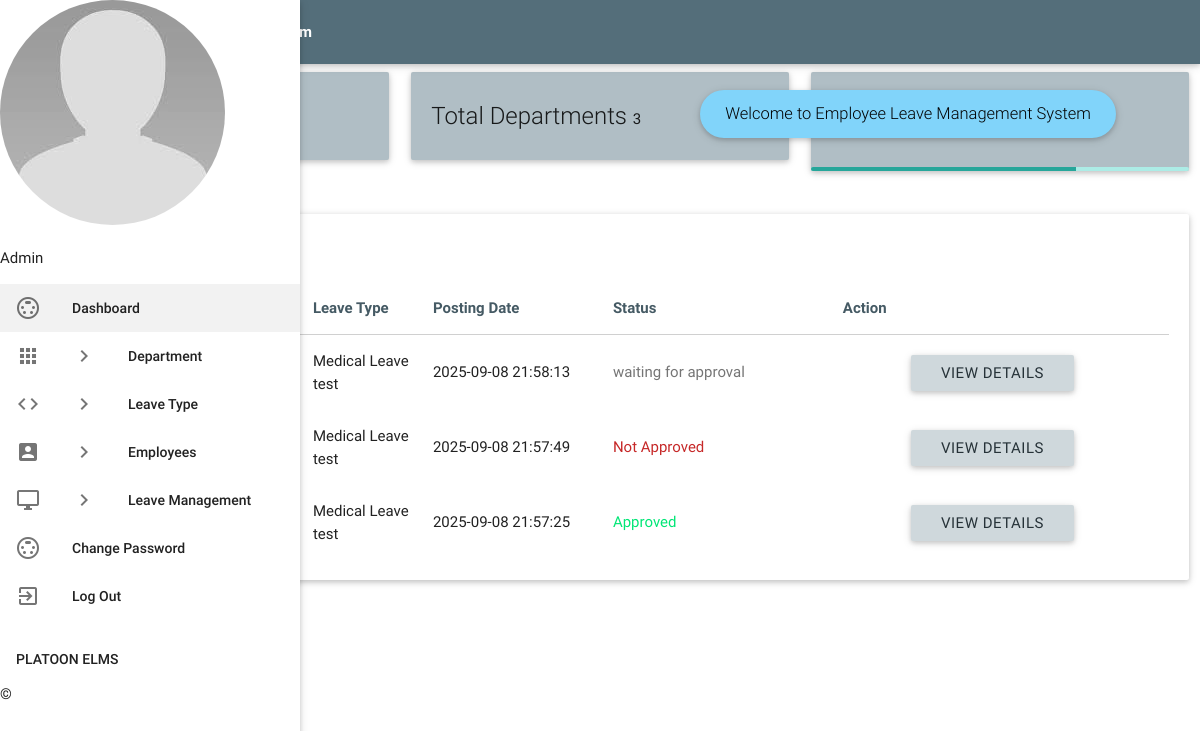
Screenshot of /admin/dashboard.php (signed in) with the database file from the repository.
### tables this page shows
CREATE TABLE `tblleaves` (
  `id` int NOT NULL,
  `LeaveType` varchar(110) NOT NULL,
  `ToDate` varchar(120) NOT NULL,
  `FromDate` varchar(120) NOT NULL,
  `Description` mediumtext NOT NULL,
  `PostingDate` timestamp NOT NULL DEFAULT CURRENT_TIMESTAMP,
  `AdminRemark` mediumtext,
  `AdminRemarkDate` varchar(120) DEFAULT NULL,
  `Status` int NOT NULL,
  `IsRead` int NOT NULL,
  `empid` int DEFAULT NULL
);

### admin/dashboard.php (the view, shortened to what this page needs)
<?php
include('includes/config.php');
if(strlen($_SESSION['alogin'])==0)
    {
header('location:index.php');
}
else{
?>
<!DOCTYPE html>
<html lang="en">
    <head>
        <link type="text/css" rel="stylesheet" href="../assets/plugins/materialize/css/materialize.min.css"/>
        <link type="text/css" rel="stylesheet" href="../assets/plugins/materialize/css/materialize.css"/>
        <link href="../assets/plugins/metrojs/MetroJs.min.css" rel="stylesheet">
        <link href="../assets/plugins/weather-icons-master/css/weather-icons.min.css" rel="stylesheet">
        <link href="../assets/css/alpha.min.css" rel="stylesheet" type="text/css"/>
        <link href="../assets/css/style.css" rel="stylesheet" type="text/css"/>
    </head>
    <body>
           <?php include('includes/header.php');?>
       <?php include('includes/sidebar.php');?>
            <main class="mn-inner mt-5">
                <div class="">
                    <div class="row no-m-t no-m-b">
                    <div class="col s12 m12 col-md-4 l4">
                        <div class="card stats-card border-0 shadow blue-grey lighten-3 ">
                            <div class="card-content">
                                <span class="card-title text-white">Totle Regd Employee</span>
                                <span class="stats-counter text-white">
<?php
$sql = "SELECT id from tblemployees";
$query = $dbh -> prepare($sql);
$query->execute();
$empcount=$query->rowCount();
?>
                                    <span class="counter"><?php echo htmlentities($empcount);?></span></span>
                            </div>
                        </div>
                    </div>
                        <div class="col s12 m12 col-md-4 l4">
                        <div class="card stats-card border-0 shadow blue-grey lighten-3">
                            <div class="card-content">
                                <span class="card-title text-white">Total Departments </span>
                                <?php
                                $sql = "SELECT id from tbldepartments";
                                $query = $dbh -> prepare($sql);
                                $query->execute();
                                $dptcount=$query->rowCount();
                                ?>
                                <span class="stats-counter text-white"><span class="counter"><?php echo htmlentities($dptcount);?></span></span>
                            </div>
                        </div>
                    </div>
                    <div class="col s12 m12 col-md-4 l4">
                        <div class="card stats-card border-0 shadow blue-grey lighten-3">
                            <div class="card-content">
                                <span class="card-title text-white">Total leave Type</span>
                                    <?php
$sql = "SELECT id from  tblleavetype";
$query = $dbh -> prepare($sql);
$query->execute();
$leavtypcount=$query->rowCount();
?>
                                <span class="stats-counter text-white"><span class="counter"><?php echo htmlentities($leavtypcount);?></span></span>
                            </div>
                            <div class="progress stats-card-progress">
                                <div class="determinate" style="width: 70%"></div>
                            </div>
                        </div>
                    </div>
                </div>
                    <div class="row no-m-t no-m-b">
                        <div class="col s12 m12 l12 col-md-12">
                            <div class="card invoices-card border-0 shadow">
                                <div class="card-content">
                                    <span class="card-title blue-grey-text text-darken-2">Latest Leave Applications</span>
                             <table id="example" class="display responsive-table bg-transparent">
                                    <thead>
                                        <tr>
                                            <th class="blue-grey-text text-darken-2">Sl No.</th>
                                            <th width="200" class="blue-grey-text text-darken-2">Employe Name</th>
                                            <th width="120" class="blue-grey-text text-darken-2">Leave Type</th>
                                             <th width="180" class="blue-grey-text text-darken-2">Posting Date</th>
                                            <th class="blue-grey-text text-darken-2">Status</th>
                                            <th align="center" class="blue-grey-text text-darken-2 text-center" >Action</th>
                                        </tr>
                                    </thead>
                                    <tbody>
<?php $sql = "SELECT tblleaves.id as lid,tblemployees.FirstName,tblemployees.LastName,tblemployees.EmpId,tblemployees.id,tblleaves.LeaveType,tblleaves.PostingDate,tblleaves.Status from tblleaves join tblemployees on tblleaves.empid=tblemployees.id order by lid desc limit 6";
$query = $dbh -> prepare($sql);
$query->execute();
$results=$query->fetchAll(PDO::FETCH_OBJ);
$cnt=1;
if($query->rowCount() > 0)
{
foreach($results as $result)
{
      ?>
                                        <tr>
                                            <td> <b><?php echo htmlentities($cnt);?></b></td>
                                              <td><a href="editemployee.php?empid=<?php echo htmlentities($result->id);?>" target="_blank"></a></td>
                                            <td><?php echo htmlentities($result->LeaveType);?></td>
                                            <td><?php echo htmlentities($result->PostingDate);?></td>
                                                                       <td><?php $stats=$result->Status;
if($stats==1){
                                             ?>
                                                 <span class="green-text text-accent-3">Approved</span>
                                                 <?php } if($stats==2)  { ?>
                                                <span class="red-text text-darken-3">Not Approved</span>
                                                 <?php } if($stats==0)  { ?>
                                            <span class="grey-text text-darken-1">waiting for approval</span>
                                            <?php } ?>
                                             </td>
          <td>
           <td><a href="leave-details.php?leaveid=<?php echo htmlentities($result->lid);?>" class="waves-effect waves-light btn blue-grey lighten-4 blue-grey-text text-darken-4  m-b-xs"  > View Details</a></td>
                                    </tr>
                                         <?php $cnt++;} }?>
                                    </tbody>
                                </table>
                                </div>
                            </div>
                        </div>
                    </div>
                </div>
            </main>
        </div>
    </body>
</html>
<?php } ?>

### assets/css/style.css (style rules this page uses)
.text-center { align-items: center !important; text-align: center !important; }

### rows the page displays
tblleaves: LeaveType "Medical Leave test", PostingDate "2025-09-08 21:58:13", Status "waiting for approval"
tblleaves: LeaveType "Medical Leave test", PostingDate "2025-09-08 21:57:49", Status "Not Approved"
tblleaves: LeaveType "Medical Leave test", PostingDate "2025-09-08 21:57:25", Status "Approved"

### other values shown
$dptcount "3"
